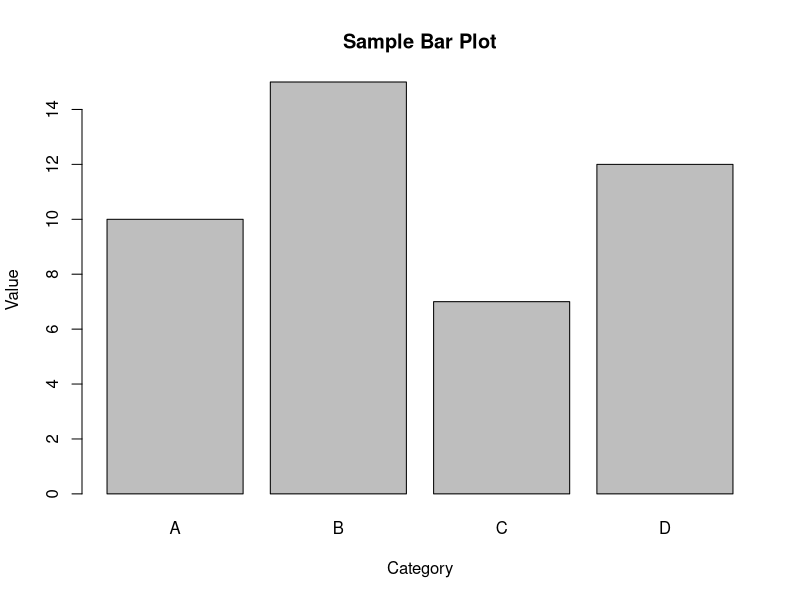
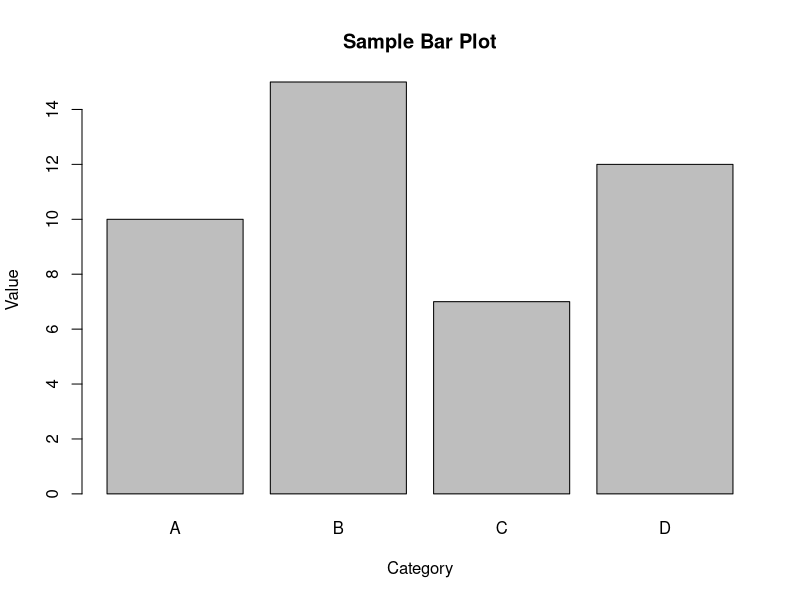

R code for these plots, in order:
# R script to create a bar plot and save it

# Create sample data
categories <- c("A", "B", "C", "D")
values <- c(10, 15, 7, 12)

# Generate the bar plot
barplot(values, names.arg = categories, main = "Sample Bar Plot", xlab = "Category", ylab = "Value")

# Save the plot as a PNG file
png("bar_plot.png")
barplot(values, names.arg = categories, main = "Sample Bar Plot", xlab = "Category", ylab = "Value")
dev.off()

cat("Bar plot saved as bar_plot.png\n")
